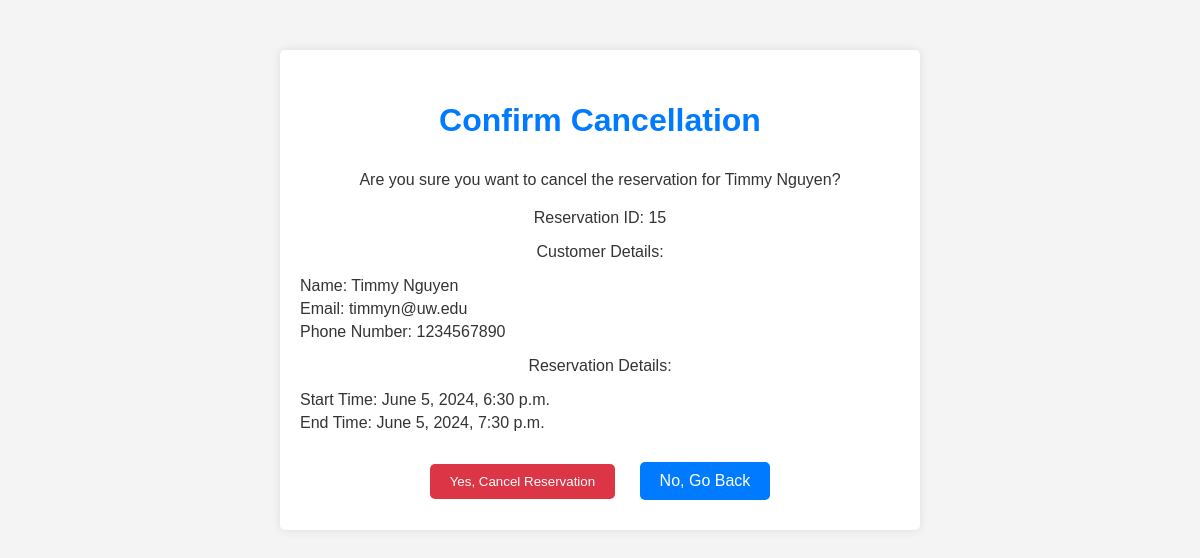
The app's page /cancel/15/ with its own data.
### reservation/models.py (models this page shows, shortened)
class Reservation(models.Model):
    customer = models.ForeignKey(Customer, on_delete=models.CASCADE)
    timeslot = models.ForeignKey(TimeSlot, on_delete=models.CASCADE)
    is_exclusive = models.BooleanField(default=False)
    service = models.ManyToManyField(Service)
    class Meta:
        unique_together = ('customer', 'timeslot')

class Customer(models.Model):
    first_name = models.CharField(max_length=40)
    last_name = models.CharField(max_length=40)
    email = models.EmailField(max_length=40)
    phone_number = models.CharField(max_length=10, null=True, blank=True)

class TimeSlot(models.Model):
    start_time = models.DateTimeField()
    end_time = models.DateTimeField()

### reservation/views.py (the view, shortened to what this page needs)
# urls.py: path('cancel/<int:reservation_id>/', views.cancel_reservation, name='cancel_reservation'),
def cancel_reservation(request, reservation_id):
    reservation = get_object_or_404(Reservation, id=reservation_id)
    return render(request, "cancel_confirm.html", {'reservation': reservation})

### reservation/templates/cancel_confirm.html (shortened to what this page needs)
{% load static %}
<!DOCTYPE html>
<html lang="en">
<head>
    <link rel="stylesheet" href="{% static 'submitted.css' %}">
</head>
<body>
    <div class="container">
        <h1>Confirm Cancellation</h1>
        <p>Are you sure you want to cancel the reservation for {{ reservation.customer.first_name }}
            {{ reservation.customer.last_name }}?</p>
        <div class="details">
            <p>Reservation ID: {{ reservation.id }}</p>
            <p>Customer Details:</p>
            <ul>
                <li>Name: {{ reservation.customer.first_name }} {{ reservation.customer.last_name }}</li>
                <li>Email: {{ reservation.customer.email }}</li>
                <li>Phone Number: {{ reservation.customer.phone_number }}</li>
            </ul>
            <p>Reservation Details:</p>
            <ul>
                <li>Start Time: {{ reservation.timeslot.start_time }}</li>
                <li>End Time: {{ reservation.timeslot.end_time }}</li>
            </ul>
        </div>
        <div class="actions">
            <form method="post" style="display: inline;">
                <button type="submit">Yes, Cancel Reservation</button>
            </form>
            <a href="{% url 'frontpage' %}">No, Go Back</a>
        </div>
    </div>
</body>
</html>

### reservation/static/submitted.css (style rules this page uses)
body { width: 100%; height: 100vh; margin: 0; background-image: url(https://blogs.rochester.edu/thegreendandelion/wp-content/uploads/2022/05/pool-scaled.jpg); color: black; font-family: Tahoma; font-size: 16px; }
h1, p { margin: 1em auto; text-align: center; }

### reservation/templates/cancel_confirm.html (style rules this page uses)
body { font-family: Arial, sans-serif; background-color: #f4f4f4; color: #333; margin: 0; padding: 0; }
.container { max-width: 600px; margin: 50px auto; padding: 20px; background-color: #fff; border-radius: 5px; box-shadow: 0 0 10px rgba(0, 0, 0, 0.1); }
h1 { color: #007bff; text-align: center; }
p { margin-bottom: 10px; }
ul { list-style: none; padding: 0; }
li { margin-bottom: 5px; }
.details { margin: 20px 0; }
.actions { text-align: center; }
.actions button, .actions a { display: inline-block; margin: 10px; padding: 10px 20px; border: none; border-radius: 5px; text-decoration: none; color: #fff; }
.actions button { background-color: #dc3545; }
.actions a { background-color: #007bff; }

### records on screen
Reservation: customer.first_name "Timmy", customer.last_name "Nguyen", id "15", customer.email "timmyn@uw.edu", customer.phone_number "1234567890", timeslot.start_time "June 5, 2024, 6:30 p.m.", timeslot.end_time "June 5, 2024, 7:30 p.m."
